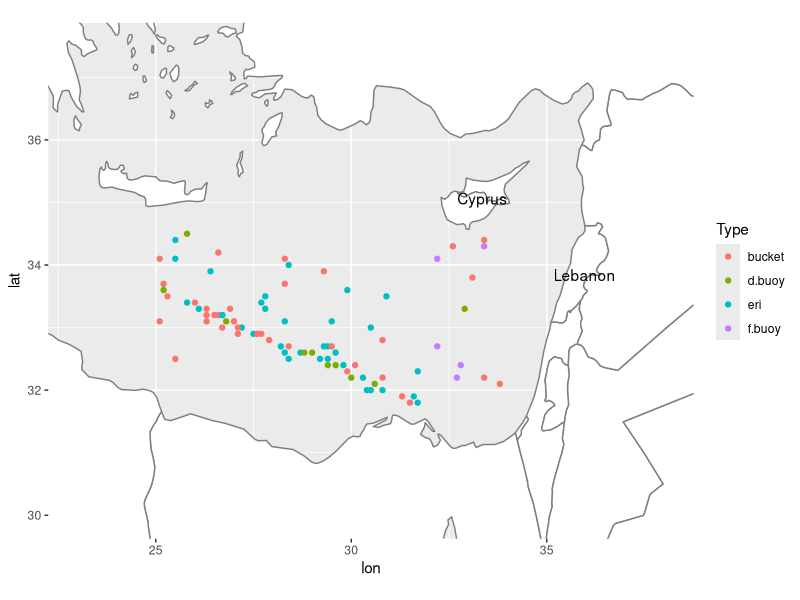

The R script that drew this image:
library(tidyverse)

sst = read_csv("data/sst.csv")
sst %>%
  head()

my_countries = c("Greece", "Turkey", "Cyprus", "Lebanon", "Egypt", "Libya")

mapdata = map_data("world") %>%
  arrange(group) %>% 
  select(lon = long, lat, group, region = region) 

country.maps.labels <- mapdata %>%
  group_by(region) %>%
  filter(region %in% my_countries) %>%
  summarise(long = mean(lon), lat = mean(lat), group = first(group))

ggplot(mapdata, aes(lon, lat, group = group)) +
  geom_polygon(aes(group = group, fill = region), fill = "white", colour = "grey50") + 
  geom_point(aes(x = lon, y = lat, group = Type,
                 colour = Type),  data = sst, size=1.5) +
  geom_text(data = country.maps.labels, aes(x = long, y = lat, label = region, group = group)) +
  coord_fixed(ratio=1.6, xlim = c(23, 38), ylim = c(30,37.5))

